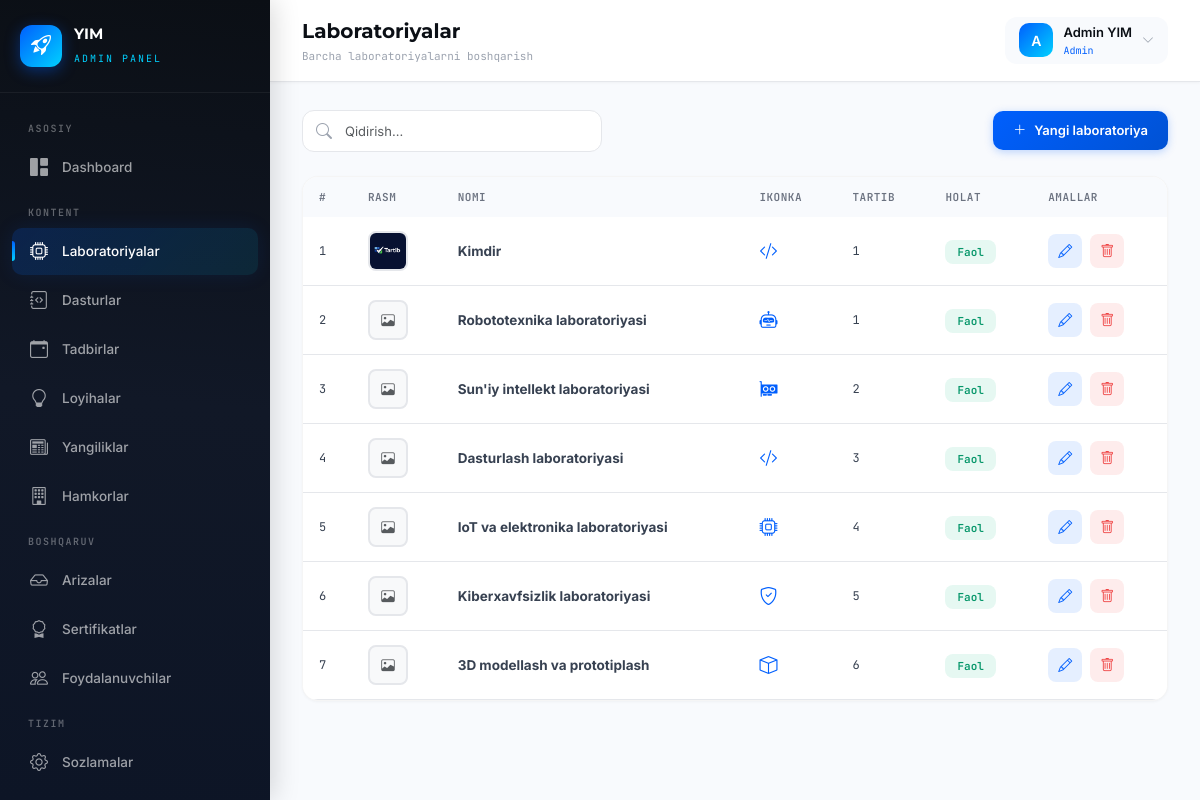
/admin-panel/laboratories/ (signed in), run on the app's committed database.
### accounts/models.py (models this page shows, shortened)
class User(AbstractUser):
    ROLE_CHOICES = (
        ('admin', 'Admin'),
        ('student', 'Student'),
    )
    role = models.CharField(max_length=10, choices=ROLE_CHOICES, default='student')
    phone = models.CharField(max_length=20, blank=True, null=True)
    avatar = models.ImageField(upload_to='avatars/', blank=True, null=True)
    bio = models.TextField(blank=True, null=True)
    birth_date = models.DateField(blank=True, null=True)
    @property
    def is_admin_user(self):
        return self.role == 'admin' or self.is_superuser

### dashboard/models.py (models this page shows, shortened)
class Laboratory(models.Model):
    name = models.CharField(max_length=200, verbose_name="Nomi")
    icon = models.CharField(max_length=50, blank=True, verbose_name="Ikonka")
    image = models.ImageField(upload_to='labs/', blank=True, null=True, verbose_name="Rasm")
    description = models.TextField(blank=True, verbose_name="Tavsif")
    order = models.PositiveIntegerField(default=0, verbose_name="Tartib")
    is_active = models.BooleanField(default=True, verbose_name="Faol")
    created_at = models.DateTimeField(auto_now_add=True)
    updated_at = models.DateTimeField(auto_now=True)
    class Meta:
        ordering = ['order']
        verbose_name = "Laboratoriya"
        verbose_name_plural = "Laboratoriyalar"

### dashboard/views.py (the view)
# urls.py: path('laboratories/', views.laboratory_list, name='laboratory_list'),
@admin_required
def laboratory_list(request):
    return generic_list(request, Laboratory, 'dashboard/laboratories/list.html', 'laboratories', 'order')

### dashboard/context_processors.py (called while the page is built)
def pending_applications(request):
    if request.user.is_authenticated:
        try:
            count = Application.objects.filter(status='pending').count()
            return {'pending_count': count}
        except Exception:
            return {'pending_count': 0}
    return {'pending_count': 0}

### dashboard/views.py (called while the page is built)
def admin_required(view_func):
    @wraps(view_func)
    @login_required
    def wrapper(request, *args, **kwargs):
        if not request.user.is_admin_user:
            messages.error(request, "Sizda ruxsat yo'q!")
            return redirect('login')
        return view_func(request, *args, **kwargs)
    return wrapper

def generic_list(request, model, template, context_name, order_by='-created_at'):
    items = model.objects.all()
    search = request.GET.get('search', '')
    if search:
        if hasattr(model, 'name'):
            items = items.filter(name__icontains=search)
        elif hasattr(model, 'title'):
            items = items.filter(title__icontains=search)
    return render(request, template, {context_name: items, 'search': search})

### templates/dashboard/laboratories/list.html (shortened to what this page needs)
{% extends "dashboard/base.html" %}
{% block page_title %}Laboratoriyalar{% endblock %}
{% block page_subtitle %}Barcha laboratoriyalarni boshqarish{% endblock %}
{% block content %}
<div class="d-flex justify-content-between align-items-center mb-4 flex-wrap gap-3">
    <div class="search-box">
        <i class="bi bi-search"></i>
        <form method="get">
            <input type="text" class="form-control" name="search" value="{{ search }}" placeholder="Qidirish...">
        </form>
    </div>
    <a href="{% url 'dashboard:laboratory_create' %}" class="btn btn-primary-custom">
        <i class="bi bi-plus-lg me-2"></i>Yangi laboratoriya
    </a>
</div>
<div class="data-card animate-in">
    <div class="table-responsive">
        <table class="table table-modern mb-0">
            <thead>
                <tr>
                    <th>#</th>
                    <th>Rasm</th>
                    <th>Nomi</th>
                    <th>Ikonka</th>
                    <th>Tartib</th>
                    <th>Holat</th>
                    <th>Amallar</th>
                </tr>
            </thead>
            <tbody>
                {% for lab in laboratories %}
                <tr>
                    <td style="font-family: 'JetBrains Mono'; font-size: 12px;">{{ forloop.counter }}</td>
                    <td>
                        {% if lab.image %}
                        <img src="{{ lab.image.url }}" class="table-img" alt="">
                        {% else %}
                        <div class="table-img d-flex align-items-center justify-content-center bg-light"><i class="bi bi-image text-muted"></i></div>
                        {% endif %}
                    </td>
                    <td><strong>{{ lab.name }}</strong></td>
                    <td><i class="bi bi-{{ lab.icon|default:'cpu' }}" style="font-size: 18px; color: var(--primary);"></i></td>
                    <td style="font-family: 'JetBrains Mono'; font-size: 12px;">{{ lab.order }}</td>
                    <td>
                        {% if lab.is_active %}
                        <span class="badge-status badge-active">Faol</span>
                        {% else %}
                        <span class="badge-status badge-inactive">Nofaol</span>
                        {% endif %}
                    </td>
                    <td>
                        <div class="d-flex gap-2">
                            <a href="{% url 'dashboard:laboratory_edit' lab.pk %}" class="btn-action edit" title="Tahrirlash"><i class="bi bi-pencil"></i></a>
                            <button class="btn-action delete" title="O'chirish" data-bs-toggle="modal" data-bs-target="#deleteModal{{ lab.pk }}"><i class="bi bi-trash"></i></button>
                        </div>
                    </td>
                </tr>
                {% endfor %}
            </tbody>
        </table>
    </div>
</div>
{% endblock %}

### templates/dashboard/base.html (shortened to what this page needs)
{% load static %}
<!DOCTYPE html>
<html lang="uz" data-bs-theme="light">
<head>
    <link href="https://cdn.jsdelivr.net/npm/bootstrap@5.3.3/dist/css/bootstrap.min.css" rel="stylesheet">
    <link href="https://cdn.jsdelivr.net/npm/bootstrap-icons@1.11.3/font/bootstrap-icons.min.css" rel="stylesheet">
</head>
<body>
    <aside class="sidebar" id="sidebar">
        <div class="sidebar-brand">
            <div class="brand-icon">
                <i class="bi bi-rocket-takeoff"></i>
            </div>
            <div>
                <h5>YIM</h5>
                <small>Admin Panel</small>
            </div>
        </div>
        <nav class="sidebar-nav">
            <div class="nav-section-title">Asosiy</div>
            <a href="{% url 'dashboard:home' %}" class="nav-link {% if request.resolver_match.url_name == 'home' %}active{% endif %}">
                <i class="bi bi-grid-1x2-fill"></i>
                Dashboard
            </a>
            <div class="nav-section-title">Kontent</div>
            <a href="{% url 'dashboard:laboratory_list' %}" class="nav-link {% if 'laborator' in request.resolver_match.url_name %}active{% endif %}">
                <i class="bi bi-cpu"></i>
                Laboratoriyalar
            </a>
            <a href="{% url 'dashboard:program_list' %}" class="nav-link {% if 'program' in request.resolver_match.url_name %}active{% endif %}">
                <i class="bi bi-journal-code"></i>
                Dasturlar
            </a>
            <a href="{% url 'dashboard:event_list' %}" class="nav-link {% if 'event' in request.resolver_match.url_name %}active{% endif %}">
                <i class="bi bi-calendar-event"></i>
                Tadbirlar
            </a>
            <a href="{% url 'dashboard:project_list' %}" class="nav-link {% if 'project' in request.resolver_match.url_name %}active{% endif %}">
                <i class="bi bi-lightbulb"></i>
                Loyihalar
            </a>
            <a href="{% url 'dashboard:news_list' %}" class="nav-link {% if 'news' in request.resolver_match.url_name %}active{% endif %}">
                <i class="bi bi-newspaper"></i>
                Yangiliklar
            </a>
            <a href="{% url 'dashboard:partner_list' %}" class="nav-link {% if 'partner' in request.resolver_match.url_name %}active{% endif %}">
                <i class="bi bi-building"></i>
                Hamkorlar
            </a>
            <div class="nav-section-title">Boshqaruv</div>
            <a href="{% url 'dashboard:application_list' %}" class="nav-link {% if 'application' in request.resolver_match.url_name %}active{% endif %}">
                <i class="bi bi-inbox"></i>
                Arizalar
            </a>
            <a href="{% url 'dashboard:certificate_list' %}" class="nav-link {% if 'certificate' in request.resolver_match.url_name %}active{% endif %}">
                <i class="bi bi-award"></i>
                Sertifikatlar
            </a>
            <a href="{% url 'dashboard:user_list' %}" class="nav-link {% if 'user' in request.resolver_match.url_name %}active{% endif %}">
                <i class="bi bi-people"></i>
                Foydalanuvchilar
            </a>
            <div class="nav-section-title">Tizim</div>
            <a href="{% url 'dashboard:site_settings' %}" class="nav-link {% if request.resolver_match.url_name == 'site_settings' %}active{% endif %}">
                <i class="bi bi-gear"></i>
                Sozlamalar
            </a>
            <a href="{% url 'logout' %}" class="nav-link" style="color: rgba(239, 68, 68, 0.7);">
            </a>
        </nav>
    </aside>
    <div class="main-content">
        <header class="topbar">
            <div class="d-flex align-items-center gap-3">
                <div class="page-title">
                    {% block page_title %}Dashboard{% endblock %}
                    <small>{% block page_subtitle %}Yoshlar innovatsiya markazi{% endblock %}</small>
                </div>
            </div>
            <div class="topbar-right">
                <div class="dropdown">
                    <div class="user-info" data-bs-toggle="dropdown">
                        <div class="user-avatar">
                            {{ request.user.username|first|upper }}
                        </div>
                        <div>
                            <div class="name">{{ request.user.get_full_name|default:request.user.username }}</div>
                            <div class="role-badge">{{ request.user.get_role_display|default:"Admin" }}</div>
                        </div>
                        <i class="bi bi-chevron-down" style="font-size: 12px; color: #9CA3AF;"></i>
                    </div>
                </div>
            </div>
        </header>
        <div class="content-area">
            {% block content %}{% endblock %}
        </div>
    </div>
</body>
</html>

### data on the page
User: user.username|first "A", user.get_full_name "Admin YIM", user.role "Admin"
Laboratory: image (picture), name "Kimdir", order "1", is_active "Faol"
Laboratory: name "Robototexnika laboratoriyasi", order "1", is_active "Faol"
Laboratory: name "Sun'iy intellekt laboratoriyasi", order "2", is_active "Faol"
Laboratory: name "Dasturlash laboratoriyasi", order "3", is_active "Faol"
Laboratory: name "IoT va elektronika laboratoriyasi", order "4", is_active "Faol"
Laboratory: name "Kiberxavfsizlik laboratoriyasi", order "5", is_active "Faol"
Laboratory: name "3D modellash va prototiplash", order "6", is_active "Faol"
